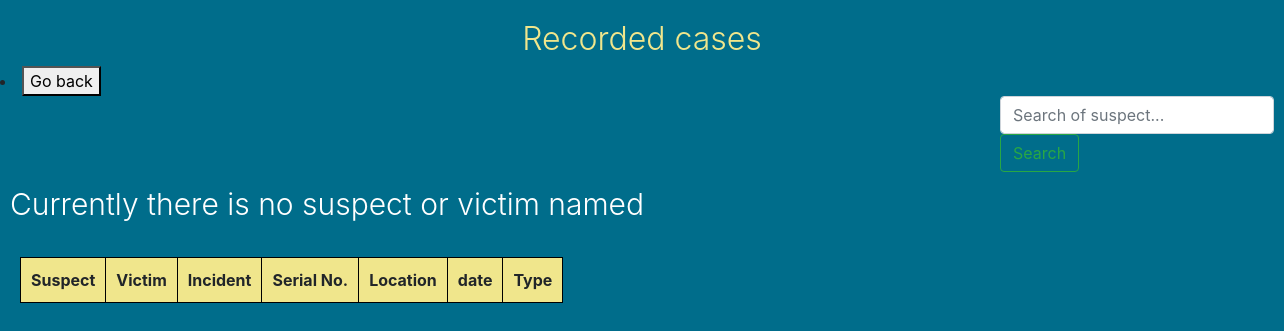
The app's page /View_cases.php, older data.
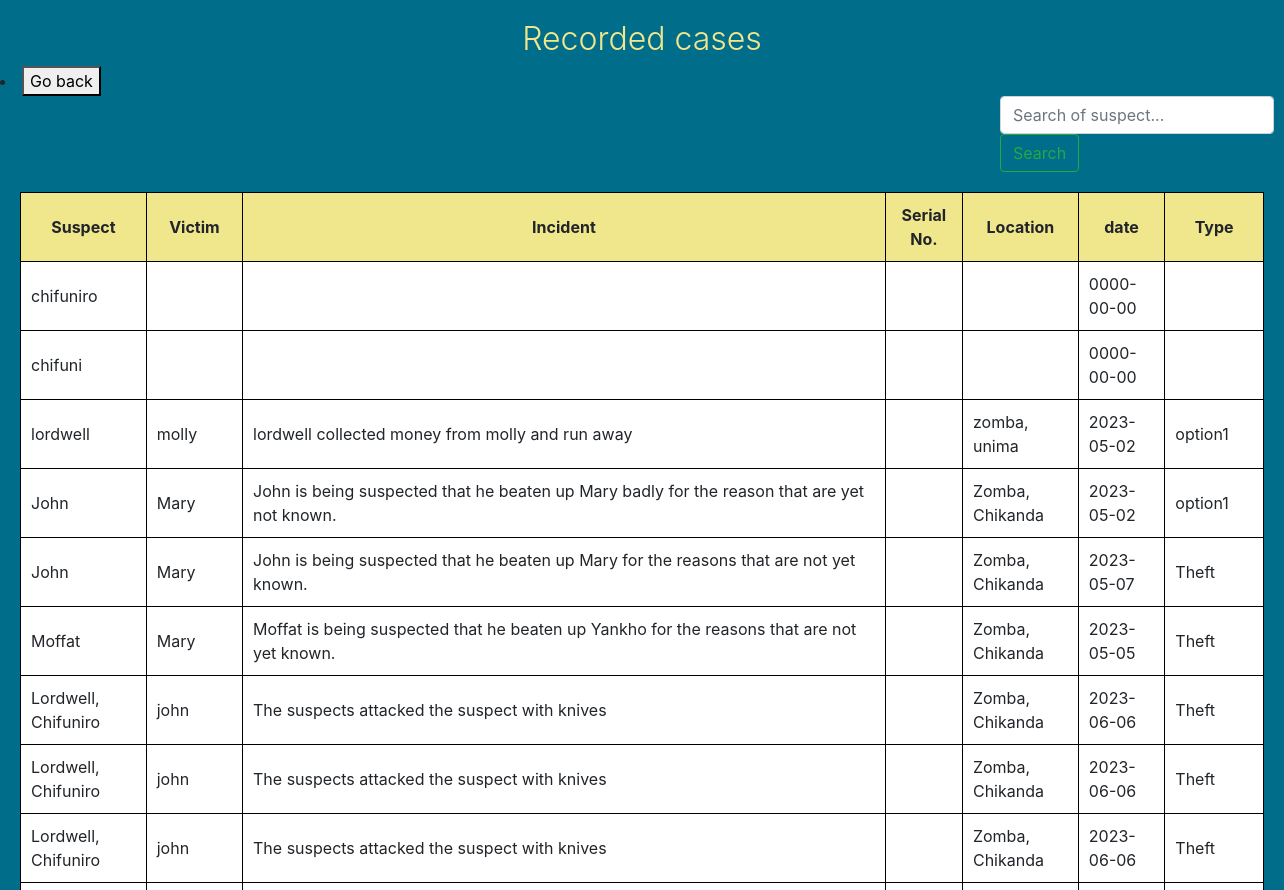
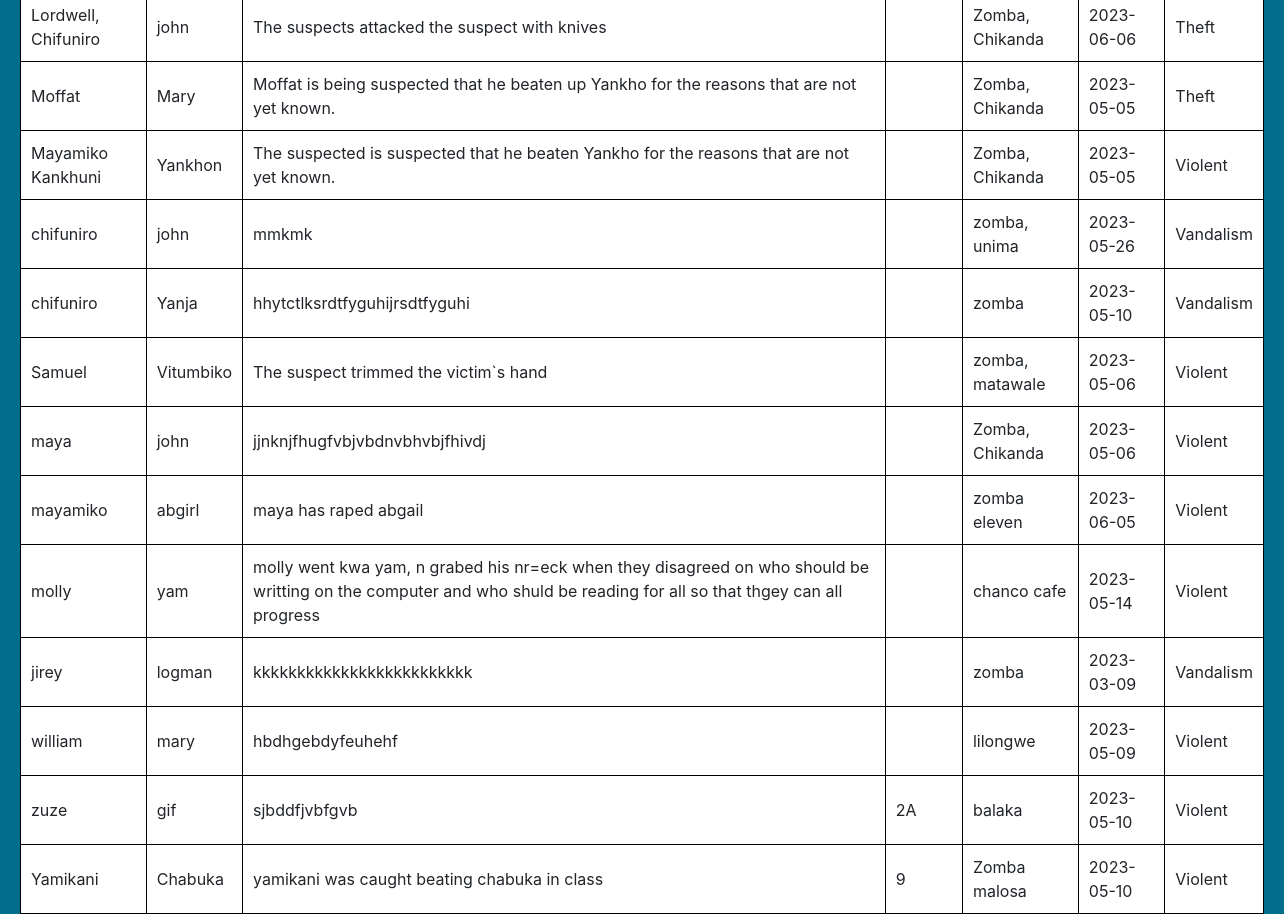
The same page, newer data (2 pictures, top to bottom).
### tables this page shows
CREATE TABLE `cases` (
  `suspect_name` text NOT NULL,
  `victim_name` text NOT NULL,
  `incident` varchar(10000) NOT NULL,
  `serial_no` varchar(5) NOT NULL,
  `location` varchar(100) NOT NULL,
  `date` date NOT NULL,
  `type` varchar(50) NOT NULL,
  `file` binary(255) NOT NULL,
  `id` int(11) NOT NULL
);

### View_cases.php (the view, shortened to what this page needs)
<!DOCTYPE html>
<html>
<head>
</head>
<body>
<link rel="stylesheet" href="https://stackpath.bootstrapcdn.com/bootstrap/4.5.0/css/bootstrap.min.css">
<link rel="stylesheet" href="https://maxcdn.bootstrapcdn.com/bootstrap/4.3.1/css/bootstrap.min.css">
  <h2 style="color: khaki; font-weight: 300; margin-top: 20px"> Recorded cases</h2>
<li>
<a href="Admin_landing_page.html" style="color:white; text-decoration: none"><button>Go back</button></a>
</li>
<form method="POST" action="View_cases.php" class="form-inline my-2 my-lg-0">
  <input class="form-control mr-sm-2" type="search" placeholder="Search of suspect..." aria-label="Search" name="search">
  <button class="btn btn-outline-success my-2 my-sm-0" type="submit">Search</button>
  </form>
<table>
    <tr>
      <th>Suspect</th>
      <th>Victim</th>
      <th>Incident</th>
      <th>Serial No.</th>
      <th>Location</th>
      <th>date</th>
      <th>Type</th>
    </tr>
<?php
include('Connections.php');
if (!empty($_POST['search'])) {
  $search = mysqli_real_escape_string($conn, $_POST['search']);
  $sql = "SELECT * FROM cases WHERE suspect_name LIKE '%$search%' OR victim_name LIKE '%$search%' OR serial_no LIKE  '%$search%'";
} else {
  $sql = "SELECT * FROM cases";
}
$result = mysqli_query($conn, $sql);
echo '<div class="data-container">';
if (mysqli_num_rows($result) > 0) {
  while ($row = mysqli_fetch_assoc($result)) {
    echo "<tr>";
    echo "<td>" . $row['suspect_name'] . "</td>";
    echo "<td>" . $row['victim_name'] . "</td>";
    echo "<td>" . $row['incident'] . "</td>";
    echo "<td>" . $row['serial_no'] . "</td>";
    echo "<td>" . $row['location'] . "</td>";
    echo "<td>" . $row['date'] . "</td>";
    echo "<td>" . $row['type'] . "</td>";
    echo "</tr>";
  }
} else {
$message = "Currently there is no suspect or victim named "  .$_POST['search']; ;
echo "<div style='color: white; padding: 10px; font-size: 30px; font-weight: 300;'>" . $message . "</div>";
}
?>
</table>
</body>
</html>

### View_cases.php (style rules this page uses)
form { margin-left: 1000px; }
h2 { text-align: center; }
body { background-color: rgb(0, 109, 139); }
table { margin-left: 20px; margin-right: 20px; border-collapse: collapse; text-align: center; background-color: white; margin-top: 20px; }
td, th { border: 1px solid black; padding: 10px; }
th { background-color: khaki; }
td { background-color: white; text-align: left; }
td + td { margin-left: 10px; }

Row changes from the older to the newer data that the page shows:
added cases: suspect_name "chifuniro", date "0000-00-00"
added cases: suspect_name "chifuni", date "0000-00-00"
added cases: suspect_name "lordwell", victim_name "molly", incident "lordwell collected money from molly and run away", location "zomba, unima", date "2023-05-02", type "option1"
added cases: suspect_name "John", victim_name "Mary", incident "John is being suspected that he beaten up Mary badly for the reason that are yet not known.", location "Zomba, Chikanda", date "2023-05-02", type "option1"
added cases: suspect_name "John", victim_name "Mary", incident "John is being suspected that he beaten up Mary for the reasons that are not yet known.", location "Zomba, Chikanda", date "2023-05-07", type "Theft"
added cases: suspect_name "Moffat", victim_name "Mary", incident "Moffat is being suspected that he beaten up Yankho for the reasons that are not yet known.", location "Zomba, Chikanda", date "2023-05-05", type "Theft"
added cases: suspect_name "Lordwell, Chifuniro", victim_name "john", incident "The suspects attacked the suspect with knives", location "Zomba, Chikanda", date "2023-06-06", type "Theft"
added cases: suspect_name "Lordwell, Chifuniro", victim_name "john", incident "The suspects attacked the suspect with knives", location "Zomba, Chikanda", date "2023-06-06", type "Theft"
added cases: suspect_name "Lordwell, Chifuniro", victim_name "john", incident "The suspects attacked the suspect with knives", location "Zomba, Chikanda", date "2023-06-06", type "Theft"
added cases: suspect_name "Lordwell, Chifuniro", victim_name "john", incident "The suspects attacked the suspect with knives", location "Zomba, Chikanda", date "2023-06-06", type "Theft"
added cases: suspect_name "Moffat", victim_name "Mary", incident "Moffat is being suspected that he beaten up Yankho for the reasons that are not yet known.", location "Zomba, Chikanda", date "2023-05-05", type "Theft"
added cases: suspect_name "Mayamiko Kankhuni", victim_name "Yankhon", incident "The suspected is suspected that he beaten Yankho for the reasons that are not yet known.", location "Zomba, Chikanda", date "2023-05-05", type "Violent"
added cases: suspect_name "chifuniro", victim_name "john", incident "mmkmk", location "zomba, unima", date "2023-05-26", type "Vandalism"
added cases: suspect_name "chifuniro", victim_name "Yanja", incident "hhytctlksrdtfyguhijrsdtfyguhi", location "zomba", date "2023-05-10", type "Vandalism"
added cases: suspect_name "Samuel", victim_name "Vitumbiko", incident "The suspect trimmed the victim`s hand", location "zomba, matawale", date "2023-05-06", type "Violent"
added cases: suspect_name "maya", victim_name "john", incident "jjnknjfhugfvbjvbdnvbhvbjfhivdj", location "Zomba, Chikanda", date "2023-05-06", type "Violent"
added cases: suspect_name "mayamiko", victim_name "abgirl", incident "maya has raped abgail", location "zomba eleven", date "2023-06-05", type "Violent"
added cases: suspect_name "molly", victim_name "yam", incident "molly went kwa yam, n grabed his nr=eck when they disagreed on who should be writting on the computer and who shuld be reading for all so that thgey can all progress", location "chanco cafe", date "2023-05-14", type "Violent"
added cases: suspect_name "jirey", victim_name "logman", incident "kkkkkkkkkkkkkkkkkkkkkkkkk", location "zomba", date "2023-03-09", type "Vandalism"
added cases: suspect_name "william", victim_name "mary", incident "hbdhgebdyfeuhehf", location "lilongwe", date "2023-05-09", type "Violent"
added cases: suspect_name "zuze", victim_name "gif", incident "sjbddfjvbfgvb", serial_no "2A", location "balaka", date "2023-05-10", type "Violent"
added cases: suspect_name "Yamikani", victim_name "Chabuka", incident "yamikani was caught beating chabuka in class", serial_no "9", location "Zomba malosa", date "2023-05-10", type "Violent"
Text that changed along with them:
$message: "Currently there is no suspect or victim named" → (not shown)
